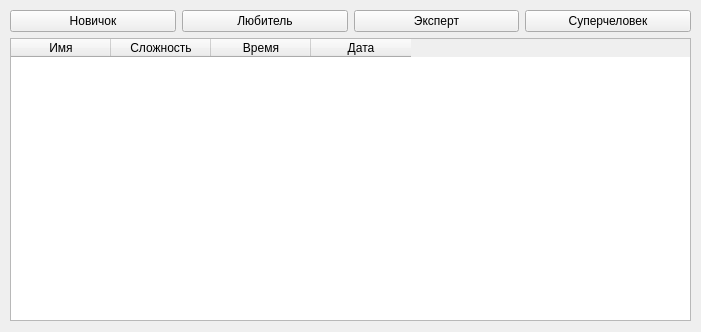
<?xml version="1.0" encoding="UTF-8"?>
<ui version="4.0">
 <class>MainWindow</class>
 <widget class="QMainWindow" name="MainWindow">
  <property name="geometry">
   <rect>
    <x>0</x>
    <y>0</y>
    <width>701</width>
    <height>332</height>
   </rect>
  </property>
  <property name="windowTitle">
   <string>Рекорды</string>
  </property>
  <property name="windowIcon">
   <iconset>
    <normaloff>index.jpg</normaloff>index.jpg</iconset>
  </property>
  <widget class="QWidget" name="centralwidget">
   <widget class="QWidget" name="verticalLayoutWidget">
    <property name="geometry">
     <rect>
      <x>10</x>
      <y>10</y>
      <width>681</width>
      <height>311</height>
     </rect>
    </property>
    <layout class="QVBoxLayout" name="verticalLayout">
     <item>
      <layout class="QHBoxLayout" name="horizontalLayout">
       <item>
        <widget class="QPushButton" name="btn_beg">
         <property name="statusTip">
          <string>Beginer</string>
         </property>
         <property name="text">
          <string>Новичок</string>
         </property>
        </widget>
       </item>
       <item>
        <widget class="QPushButton" name="btn_inter">
         <property name="statusTip">
          <string>Intermediate</string>
         </property>
         <property name="text">
          <string>Любитель</string>
         </property>
        </widget>
       </item>
       <item>
        <widget class="QPushButton" name="btn_exp">
         <property name="statusTip">
          <string>Expert</string>
         </property>
         <property name="text">
          <string>Эксперт</string>
         </property>
        </widget>
       </item>
       <item>
        <widget class="QPushButton" name="btn_sh">
         <property name="statusTip">
          <string>Superhuman</string>
         </property>
         <property name="text">
          <string>Суперчеловек</string>
         </property>
        </widget>
       </item>
      </layout>
     </item>
     <item>
      <widget class="QTableWidget" name="tableWidget">
       <column>
        <property name="text">
         <string>Имя</string>
        </property>
       </column>
       <column>
        <property name="text">
         <string>Сложность</string>
        </property>
       </column>
       <column>
        <property name="text">
         <string>Время</string>
        </property>
       </column>
       <column>
        <property name="text">
         <string>Дата</string>
        </property>
       </column>
      </widget>
     </item>
    </layout>
   </widget>
  </widget>
 </widget>
 <resources/>
 <connections/>
</ui>
